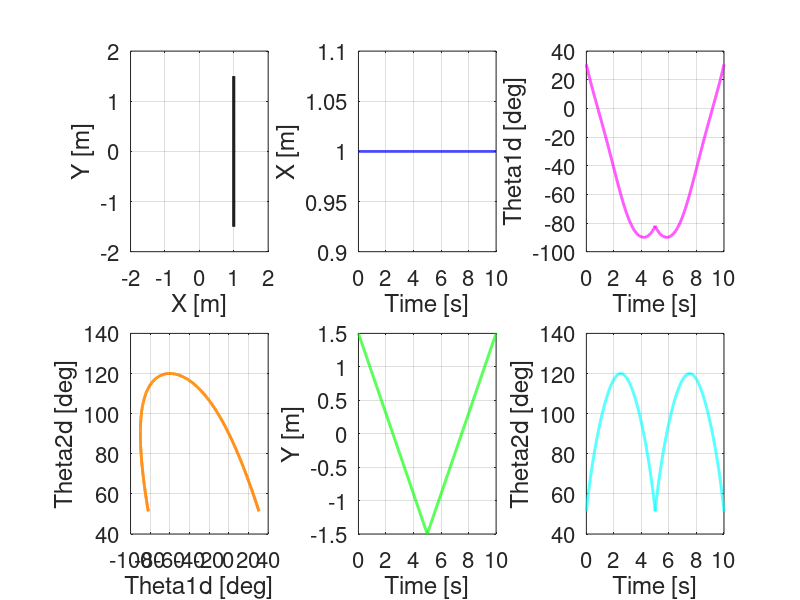
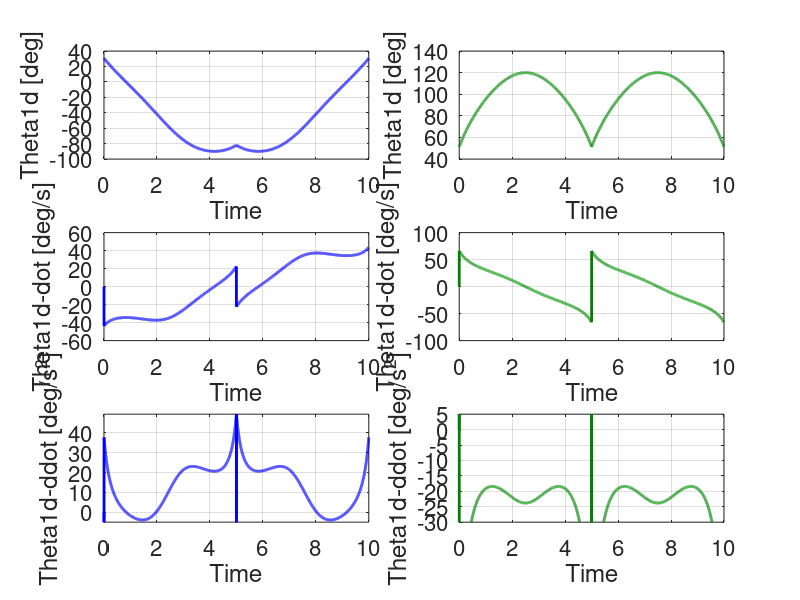

The MATLAB script that drew these images, in order: (Note: this script raises an error after producing the figures.)
%% Two-Link Planar Robot Manipulator Control

clc;
clear all;
close all;


%% Parameters

params = [];
params.l1       = 1;        % Length of link 1 [m]
params.l2       = 1;        % Length of link 2 [m]
params.lcm1     = 0.5;      % CM position of link 1 [m]
params.lcm2     = 0.5;      % CM position of link 2 [m]
params.m1       = 50;       % Mass of link 1 [kg]
params.m2       = 50;       % Mass of link 2 [kg]
params.I_lcm1   = 10;       % Moment of inertia of link 1 [kg.m^2]
params.I_lcm2   = 10;       % Moment of inertia of link 2 [kg.m^2]
params.kr1      = 100*0;      % Gear ratio of motor at joint 1 [-]
params.kr2      = 100*0;      % Gear ratio of motor at joint 2 [-]
params.m_motor1 = 5*0;        % Mass of rotor at joint 1 [kg]
params.m_motor2 = 5*0;        % Mass of rotor at joint 2 [kg]
params.I_motor1 = 0.01*0;     % Moment of inertia of rotor at joing 1 [kg.m^2]
params.I_motor2 = 0.01*0;     % Moment of inertia of rotor at joing 2 [kg.m^2]
params.g        = 9.81;     % Gravity [m/s^2]

l1 = params.l1;
l2 = params.l2;
lcm1 = params.lcm1;
lcm2 = params.lcm2;


%% Setup

Ts = 10^-3;
tspan = [0:Ts:10]';
n = length(tspan);

% Desired Trajectory 
x1 =  1.0;
y1 =  1.5;
x2 =  1.0;
y2 = -1.5;

Xd = x1 + (x2 - x1)/tspan(end)*tspan;
Yd1 = y1 + (y2 - y1)/(tspan(end)/2)*[0:Ts:5]';
Yd2 = y2 + (y1 - y2)/(tspan(end)/2)*[0+Ts:Ts:5]';
Yd = [Yd1; Yd2];

theta2_d = acos( (Xd.^2 + Yd.^2 - l1^2 - l2^2)/(2*l1*l2) );
theta1_d = atan( Yd./Xd ) - atan( l2*sin(theta2_d)./(l1 + l2*cos(theta2_d)) );

figure;
set(gcf, 'Position', [0 0 2560 1280]/2);
for ii = 1:1
    
    subplot(2,3,[1]); 
    plot(Xd, Yd, 'LineWidth', 2, 'Color', 'k'); xlabel('X [m]'); ylabel('Y [m]'); axis([-2 2 -2 2]); set(gca, 'FontSize', 16); grid on;

    subplot(2,3,[4]); 
    plot(theta1_d*180/pi, theta2_d*180/pi, 'LineWidth', 2, 'Color', [1 0.5 0]); xlabel('Theta1d [deg]'); ylabel('Theta2d [deg]'); set(gca, 'FontSize', 16); grid on;

    subplot(2,3,2); plot(tspan, Xd, 'LineWidth', 2, 'Color', 'b'); xlabel('Time [s]'); ylabel('X [m]');set(gca, 'FontSize', 16); grid on;
    subplot(2,3,5); plot(tspan, Yd, 'LineWidth', 2, 'Color', 'g'); xlabel('Time [s]'); ylabel('Y [m]');set(gca, 'FontSize', 16); grid on;
    subplot(2,3,3); plot(tspan, theta1_d*180/pi, 'LineWidth', 2, 'Color', 'm'); xlabel('Time [s]'); ylabel('Theta1d [deg]');set(gca, 'FontSize', 16); grid on;
    subplot(2,3,6); plot(tspan, theta2_d*180/pi, 'LineWidth', 2, 'Color', 'c'); xlabel('Time [s]'); ylabel('Theta2d [deg]');set(gca, 'FontSize', 16); grid on;

end


%% Desired Kinematics Profiles (Theta_d, Theta_d_dot, Theta_d_ddot

theta1_d_dot = [0; diff(theta1_d)/Ts]; % Start at Zero Velocity
theta2_d_dot = [0; diff(theta2_d)/Ts];

theta1_d_ddot = [0; diff(theta1_d_dot)/Ts]; % Start at Zero Acceleration
theta2_d_ddot = [0; diff(theta2_d_dot)/Ts];

Kinematics_Profiles = [];

Kinematics_Profiles.theta1_d      = theta1_d;
Kinematics_Profiles.theta1_d_dot  = theta1_d_dot;
Kinematics_Profiles.theta1_d_ddot = theta1_d_ddot;

Kinematics_Profiles.theta2_d      = theta2_d;
Kinematics_Profiles.theta2_d_dot  = theta2_d_dot;
Kinematics_Profiles.theta2_d_ddot = theta2_d_ddot;

figure;
set(gcf, 'Position', [0 0 2560 1280]/2);
for ii = 1:1
    
    % Theta1 --------------------------------------------------------------
    
    subplot(3,2,1); plot(tspan, theta1_d*180/pi, 'LineWidth', 2, 'Color', 'b'); 
    xlabel('Time'); ylabel('Theta1d [deg]'); set(gca, 'FontSize', 16); grid on;
    
    subplot(3,2,3); plot(tspan, theta1_d_dot*180/pi, 'LineWidth', 2, 'Color', 'b'); 
    xlabel('Time'); ylabel('Theta1d-dot [deg/s]'); set(gca, 'FontSize', 16); grid on;
    
    subplot(3,2,5); plot(tspan, theta1_d_ddot*180/pi, 'LineWidth', 2, 'Color', 'b'); 
    xlabel('Time'); ylabel('Theta1d-ddot [deg/s^2]'); set(gca, 'FontSize', 16); grid on; ylim([-5 max(theta1_d_ddot*180/pi)]);
    
    % Theta2 --------------------------------------------------------------
    subplot(3,2,2); plot(tspan, theta2_d*180/pi, 'LineWidth', 2, 'Color', [0  0.5  0]); 
    xlabel('Time'); ylabel('Theta1d [deg]'); set(gca, 'FontSize', 16); grid on;
    
    subplot(3,2,4); plot(tspan, theta2_d_dot*180/pi, 'LineWidth', 2, 'Color', [0  0.5  0]); 
    xlabel('Time'); ylabel('Theta1d-dot [deg/s]'); set(gca, 'FontSize', 16); grid on;
    
    subplot(3,2,6); plot(tspan, theta2_d_ddot*180/pi, 'LineWidth', 2, 'Color', [0  0.5  0]); 
    xlabel('Time'); ylabel('Theta1d-ddot [deg/s^2]'); set(gca, 'FontSize', 16); grid on; ylim([-30 5]);
    
end




%% Solve EOM (Open Loop)

X0 = [-pi/2*0;
       0;
       0;
       0];
   
fun = @(t,X)eom_2DOF_planar_robot_manipulator(t, X, params);
[tout, Xout] = ode45(fun, tspan, X0, []);

theta1     = Xout(:,1);
theta1_dot = Xout(:,2);
theta2     = Xout(:,3);
theta2_dot = Xout(:,4);




%% Kinematics Plots

ind_plot = 1;
if(ind_plot)
    
figure;
set(gcf, 'Position', [0 0 1280 1280]/2);
grid on;
axis(2*[-1 1 -1 1]);
grid on;
for ii = 1:100:length(theta1)

    
    line([0  params.l1*cos(theta1(ii))], [0 params.l1*sin(theta1(ii))], 'linewidth', 2, 'Color', 'g');
    hold all;
    plot(0, 0, 'lineStyle', 'None', 'Marker', 'o', 'MarkerSize', 15, 'MarkerFaceColor', 'k', 'MarkerEdgeColor', 'k');
    
    plot(params.l1*cos(theta1(ii)), params.l1*sin(theta1(ii)), ...
        'lineStyle', 'None', 'Marker', 'o', 'MarkerSize', 15, 'MarkerFaceColor', 'g', 'MarkerEdgeColor', 'g');
    
    line([params.l1*cos(theta1(ii))  params.l1*cos(theta1(ii))+params.l2*cos(theta1(ii)+theta2(ii))], ...
         [params.l1*sin(theta1(ii))  params.l1*sin(theta1(ii))+params.l2*sin(theta1(ii)+theta2(ii))], ...
         'linewidth', 2, 'Color', 'b');
    
    plot(params.l1*cos(theta1(ii))+params.l2*cos(theta1(ii)+theta2(ii)), ...
         params.l1*sin(theta1(ii))+params.l2*sin(theta1(ii)+theta2(ii)), ...
        'lineStyle', 'None', 'Marker', 'o', 'MarkerSize', 15, 'MarkerFaceColor', 'b', 'MarkerEdgeColor', 'b');
    
    line([-2 2] ,[0 0], 'LineWidth', 2, 'Color', 'k');
    line([0 0] ,[-2 2], 'LineWidth', 2, 'Color', 'k');
    pause( 0.1 );
    if (ii~= length(theta1))
        clf;
    else
        % Do nothing, Do not clear figure if not final post
    end
    axis(2*[-1 1 -1 1]);
    grid on;
    xlabel('X [m]');
    ylabel('Y [m]');
    set(gca, 'FontSize', 16);

end

end % if(ind_plot)



%% Closed Loop EOM
clc;
close all;

X0 = [0;
      0;
      0;
      0];
   
fun_fb = @(t,X)eom_2DOF_planar_robot_manipulator_feedback(t, X, tspan, params, Xd, Yd, Kinematics_Profiles);
[tout_fb, Xout_fb] = ode45(fun_fb, tspan, X0, []);

theta1_fb     = Xout_fb(:,1);
theta1_dot_fb = Xout_fb(:,2);
theta2_fb     = Xout_fb(:,3);
theta2_dot_fb = Xout_fb(:,4);

X_fb = l1*cos(theta1_fb) + l2*cos(theta1_fb+theta2_fb);
Y_fb = l1*sin(theta1_fb) + l2*sin(theta1_fb+theta2_fb);
%


ind_plot = 1;
if(ind_plot)
for ii = 1:1
    figure;
    set(gcf, 'Position', [0 0 2560 1280]/2);
    
    % X-Y
    subplot(2,3,[1]); 
    plot(Xd, Yd, 'LineWidth', 2, 'Color', 'm'); 
    line([-2 2], [0 0],  'LineWidth', 2, 'Color', 0.5*[1 1 1]);
    line([0 0],  [-2 2], 'LineWidth', 2, 'Color', 0.5*[1 1 1]);
    hold on;
    plot(X_fb, Y_fb, 'LineWidth', 2, 'LineStyle', '-.', 'Color', 'k'); 
    xlabel('X [m]'); ylabel('Y [m]'); axis([-2 2 -2 2]); set(gca, 'FontSize', 16); grid on;
    
    % Theta1 - Theta2
    subplot(2,3,[4]); 
    plot(theta1_d*180/pi, theta2_d*180/pi, 'LineWidth', 2, 'LineStyle', '--', 'Color', [1 0.5 0]); 
    hold on;
    plot(theta1_fb*180/pi, theta2_fb*180/pi, 'LineWidth', 2, 'LineStyle', '-.', 'Color', 'k'); 
    xlabel('Theta1d [deg]'); ylabel('Theta2d [deg]'); set(gca, 'FontSize', 16); grid on;

    
    % X 
    subplot(2,3,2); 
    plot(tspan, Xd, 'LineWidth', 2, 'LineStyle', '--', 'Color', 'c'); 
    hold on;
    subplot(2,3,2); plot(tspan, X_fb, 'LineWidth', 2, 'LineStyle', '-.', 'Color', 'k');
    xlabel('Time [s]'); ylabel('X [m]');set(gca, 'FontSize', 16); grid on;
    
    
    % Y
    subplot(2,3,5); 
    plot(tspan, Yd, 'LineWidth', 2, 'LineStyle', '--', 'Color', 'g'); 
    hold on;
    plot(tspan, Y_fb, 'LineWidth', 2, 'LineStyle', '-.', 'Color', 'k'); 
    xlabel('Time [s]'); ylabel('Y [m]');set(gca, 'FontSize', 16); grid on;
    
    subplot(2,3,3); 
    plot(tspan, theta1_d*180/pi, 'LineWidth', 2, 'LineStyle', '--', 'Color', 'm'); 
    hold on;
    plot(tspan, theta1_fb*180/pi, 'LineWidth', 2, 'LineStyle', '-.', 'Color', 'k'); 
    xlabel('Time [s]'); ylabel('Theta1d [deg]');set(gca, 'FontSize', 16); grid on;
    
    
    subplot(2,3,6); 
    plot(tspan, theta2_d*180/pi, 'LineWidth', 2, 'LineStyle', '--', 'Color', 'c'); 
    hold on;
    plot(tspan, theta2_fb*180/pi, 'LineWidth', 2, 'LineStyle', '-.', 'Color', 'k'); 
    xlabel('Time [s]'); ylabel('Theta2d [deg]');set(gca, 'FontSize', 16); grid on;

    
    
end % for ii = 1:1
end % if(ind_plot)


%%
ind_plot = 1;
if(ind_plot)
    
figure;
set(gcf, 'Position', [0 0 1280 1280]/2);
grid on;
axis(2*[-1 1 -1 1]);
grid on;
for ii = 1:100:length(theta1_fb)

    
    line([0  params.l1*cos(theta1_fb(ii))], [0 params.l1*sin(theta1_fb(ii))], 'linewidth', 2, 'Color', 'g');
    hold all;
    line([x1 x2], [y1 y2], 'LineWidth', 2, 'Color', 'r');
    plot(X_fb, Y_fb, 'LineWidth', 2, 'LineStyle', '-.', 'Color', 'k');
    plot(0, 0, 'lineStyle', 'None', 'Marker', 'o', 'MarkerSize', 15, 'MarkerFaceColor', 'k', 'MarkerEdgeColor', 'k');
    
    plot(params.l1*cos(theta1_fb(ii)), params.l1*sin(theta1_fb(ii)), ...
        'lineStyle', 'None', 'Marker', 'o', 'MarkerSize', 15, 'MarkerFaceColor', 'g', 'MarkerEdgeColor', 'g');
    
    line([params.l1*cos(theta1_fb(ii))  params.l1*cos(theta1_fb(ii))+params.l2*cos(theta1_fb(ii)+theta2_fb(ii))], ...
         [params.l1*sin(theta1_fb(ii))  params.l1*sin(theta1_fb(ii))+params.l2*sin(theta1_fb(ii)+theta2_fb(ii))], ...
         'linewidth', 2, 'Color', 'b');
    
    plot(params.l1*cos(theta1_fb(ii))+params.l2*cos(theta1_fb(ii)+theta2_fb(ii)), ...
         params.l1*sin(theta1_fb(ii))+params.l2*sin(theta1_fb(ii)+theta2_fb(ii)), ...
        'lineStyle', 'None', 'Marker', 'o', 'MarkerSize', 15, 'MarkerFaceColor', 'b', 'MarkerEdgeColor', 'b');
    
    line([-2 2] ,[0 0], 'LineWidth', 2, 'Color', 0.5*[1 1 1]);
    line([0 0] ,[-2 2], 'LineWidth', 2, 'Color', 0.5*[1 1 1]);
    pause( 0.1 );
    if (ii~= length(theta1_fb))
        clf;
    else
        % Do nothing, Do not clear figure if not final post
    end
    axis(2*[-1 1 -1 1]);
    grid on;
    xlabel('X [m]');
    ylabel('Y [m]');
    set(gca, 'FontSize', 16);

end

end % if(ind_plot)



